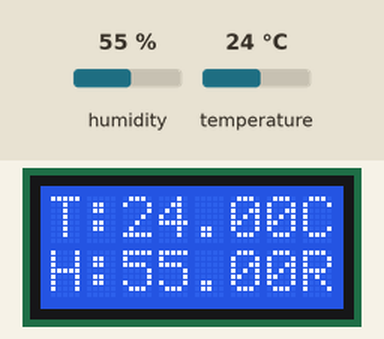
The sketch below on a simulated Arduino Uno, built with avr-gcc and run on an emulated ATmega328P. Parts: 8×2 character LCD. Wiring (inferred from the names in the program): HTU21/Si7021 sensor at I2C address 0x40. Inputs (shaded band) come from the test bench; at power-on: humidity 55 %, temperature 24 °C. What the sketch prints to the serial monitor is not drawn.

Above: at 2.4 s.
2.5 s: humidity set to 22 %
At 3.6 s:
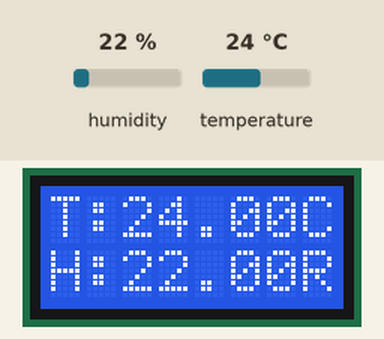
4.6 s: temperature set to 12 °C
At 5.7 s:
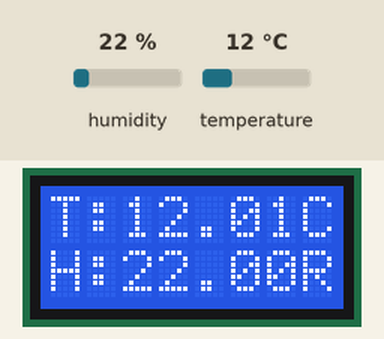
6.4 s: humidity set to 40 %
At 7.7 s:
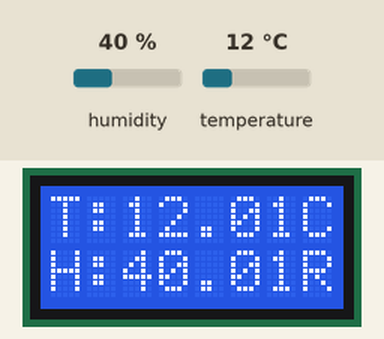
8.2 s: temperature set to 19 °C
At 9.8 s:
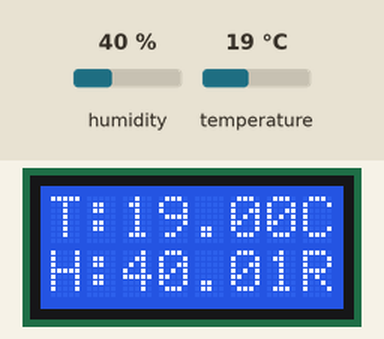
Timing chart, 0 to 10.9 s (numbered marks = the images above; inputs shaded):
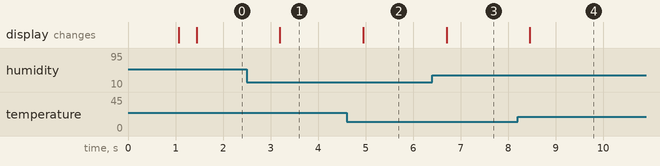

The sketch:

code_projet04072025.ino
```cpp
/********************************************************
* This code manages a portable meteo station            *
*                                                       *
* Authors : Adèle DE SAINT-MARTIN, Axel NOUY            *
* Date : 04/07/2025                                     *
* Device : ATMega328P                                   *
*********************************************************/

#include <LiquidCrystal.h>
#include <Wire.h>
#include <stdio.h>
#include <stdlib.h>
#include <math.h>

#define PROTEUS 0

#if PROTEUS
    //PROTEUS define LCD ports -> arduino
    #define RS 9    //RS pin of the LCD screen connected to pin 9 of the arduino
    #define EN 8
    #define D4 13
    #define D5 12
    #define D6 11
    #define D7 10

    //define i2c ports -> Arduino
    #define SCL A5  //serial clock line
    #define SDA A4  //Serial data line
#else

    //REEL define LCD ports -> arduino
    #define RS 2
    #define EN 3
    #define D4 4
    #define D5 5
    #define D6 6
    #define D7 7
#endif


LiquidCrystal lcd(RS, EN, D4, D5, D6, D7);

//define address for i2c transmitted info
#define ADDR_SHT21_R 0b10000001    //SHT21 adress in read, sensor for humidity and temperature
#define ADDR_SHT21_W 0b10000000    //SHT21 adress in write, sensor for humidity and temperature
#define I2C_ADD 0x40

#define ADDR_RH 0xF5   //address for relative humidity measurement, hold master
#define ADDR_T 0xF3    //address for temperature measurement, hold master
#define RES_RH 14   //resolution of the RH sensor
#define RES_RHV2 16384
#define RES_T 8     //resolution of the temperature sensor
#define RES_TV2 256

//#define ADDR_P '5'    //address for pressure

#if 0
#define I2C_ADD 0x40  // I2C device address
//informations from description of
//==============================================================================
#define TRIGGER_T_MEASUREMENT_HM 0XE3   // command trig. temp meas. hold master
#define TRIGGER_RH_MEASUREMENT_HM 0XE5  // command trig. hum. meas. hold master
#define TRIGGER_T_MEASUREMENT_NHM 0XF3  // command trig. temp meas. no hold master
#define TRIGGER_RH_MEASUREMENT_NHM 0XF5 // command trig. hum. meas. no hold master
#define USER_REGISTER_W 0XE6        // command writing user register
#define USER_REGISTER_R 0XE7            // command reading user register
#define SOFT_RESET 0XFE                 // command soft reset
//==============================================================================
// HOLD MASTER - SCL line is blocked (controlled by sensor) during measurement
// NO HOLD MASTER - allows other I2C communication tasks while sensor performing
// measurements.
#endif


//function definition
float get_info_iic(char addr);
void display_sensor_SHT21(float temp, float humi);

/*
float getHumidity(void);
float getTemperature(void);


float getHumidity(void){
  uint16_t result;  // return variable
    uint8_t checksum;
  uint8_t data[2];
  uint8_t n = 0;
  uint8_t d;

  if(command == TRIGGER_RH_MEASUREMENT_HM || command == TRIGGER_RH_MEASUREMENT_NHM) d = 30;
  if(command == TRIGGER_T_MEASUREMENT_HM || command == TRIGGER_T_MEASUREMENT_NHM) d = 85;

  Wire.beginTransmission(I2C_ADD);
  Wire.write(command);
  Wire.endTransmission();
  delay(d);
  Wire.requestFrom(I2C_ADD,3);

  while(Wire.available() < 3) {
    delay(10);
    n++;
    if(n>10) return 0;
  }

  data[0] = Wire.read();  // read data (MSB)
  data[1] = Wire.read();  // read data (LSB)
  checksum = Wire.read(); // read checksum

  result = (data[0] << 8);
  result += data[1];

  if(CRC_Checksum(data,2,checksum)) {
    reset();
    return 1;
  }

    result = -6 + 125*result/(2**RES_RH);      //relative humidity above liquid water conversion

  else return result;

}


float getTemperature(void){
    uint16_t temp;
    uint8_t data[2];
    float result;

    //Request that sht21 transmits temperature data to processor
    Wire.beginTransmission(ADDR_SHT21_W);
  Wire.write(ADDR_T);     //warns temperature sensor for future data collection
  Wire.endTransmission();
  delay(85);              //minimal delay for a good temperature transmission
  Wire.requestFrom(ADDR_SHT21_W,3);       //gets 3 bytes of data from SHT21 sensor

    data[0] = Wire.read();  // read data (MSB)
  data[1] = Wire.read();  // read data (LSB)

  temp = (data[0] << 8);
  temp += data[1];

    result = -46.85 + 175.72*temp/pow(2,RES_T);

    return result;
}
*/


float get_info_iic(char addr){
    uint16_t temp;
    uint8_t data[2];
    float result=0.0;

    //Request that sht21 transmits temperature data to processor
    Wire.beginTransmission(I2C_ADD);
    Wire.write(addr);     //warns temperature sensor for future data collection
    Wire.endTransmission();
    delay(85);              //minimal delay for a good temperature transmission
    Wire.requestFrom(I2C_ADD,3);       //gets 3 bytes of data from SHT21 sensor

    if(Wire.available()!=3)
    {
        return -1;
    }

    data[0] = Wire.read();  // read data (MSB)
    data[1] = Wire.read();  // read data (LSB)
    Wire.read();

    temp = (data[0] << 8);
    temp += data[1];
 /*
    lcd.clear();
    lcd.setCursor(0,0); //display temperature on ligne 1
    lcd.print("addr:");
    lcd.setCursor(0,1);
    lcd.print(addr);
    delay(500);

    lcd.clear();
    lcd.setCursor(0,0); //display temperature on ligne 1
    lcd.print("addr hu:");
    lcd.setCursor(0,1);
    lcd.print((char)ADDR_RH);
    delay(500);

    lcd.clear();
    lcd.setCursor(0,0); //display temperature on ligne 1
    lcd.print("addr t:");
    lcd.setCursor(0,1);
    lcd.print((char)ADDR_T);
    delay(500);
    */
    temp &= ~0x0003;  // clean last two bits

    if(addr==(char)ADDR_RH){
        //result = -6.0 + 125.0*temp/pow(2.0,RES_RH);
        //result = -6.0 + 125.0*temp/RES_RHV2;
        //temp &= ~0x0003;  // clean last two bits
        result = -6.0 + 125.0/65536 * (float)temp; // return relative humidity
    }
    else if(addr==(char)ADDR_T){
        //result = -46.85 + 175.72*temp/RES_TV2;

        result = -46.85 + 175.72/65536 * (float)temp; // return relative humidity
    }
    else result = 42.0;

    return result;
}

//display of informations from sensor
void display_sensor_SHT21(float temp, float humi){
    lcd.clear();
    lcd.setCursor(0,0); //display temperature on ligne 1
    lcd.print("T:");
    lcd.print(temp);
    lcd.print("C");
    lcd.setCursor(0,1); //display humidity on ligne 2
    lcd.print("H:");
    lcd.print(humi);
    lcd.print("RH");
    delay(700);
}

//LCD initialization
void setup() {
    // put your setup code here, to run once:
    lcd.begin(8, 2);  //screen has 2 lignes and 8 columns
    lcd.print("heehee");  //test text
    delay(1000);
    lcd.clear();
    delay(200);
    Wire.begin();
    Serial.begin(9600);
    Serial.println("hello world");
}

void loop() {
    // put your main code here, to run repeatedly:
    //float rh=5; //test value for relative humidity
    //float t=2;  //test value for temperature
    float rh, st;
    rh = 0;
    st = 0;
    /*
    lcd.clear();
    lcd.print("get hum");
    delay(1000);
    */
    rh = get_info_iic(ADDR_RH);
    st= get_info_iic(ADDR_T);
/*
    Serial.print("temperature:");
    Serial.println(st);
    Serial.print("humidity:");
    Serial.println(rh);
    */
    display_sensor_SHT21(st,rh);
    //display_sensor_SHT21(78.5 ,78.5);
}
```

Measured:
- after the input at 2.5 s, the display: changes after 0.70 s (image 1)
- after the input at 4.6 s, the display: changes after 0.35 s (image 2)
- after the input at 6.4 s, the display: changes after 0.30 s (image 3)
- after the input at 8.2 s, the display: changes after 0.26 s (image 4)
